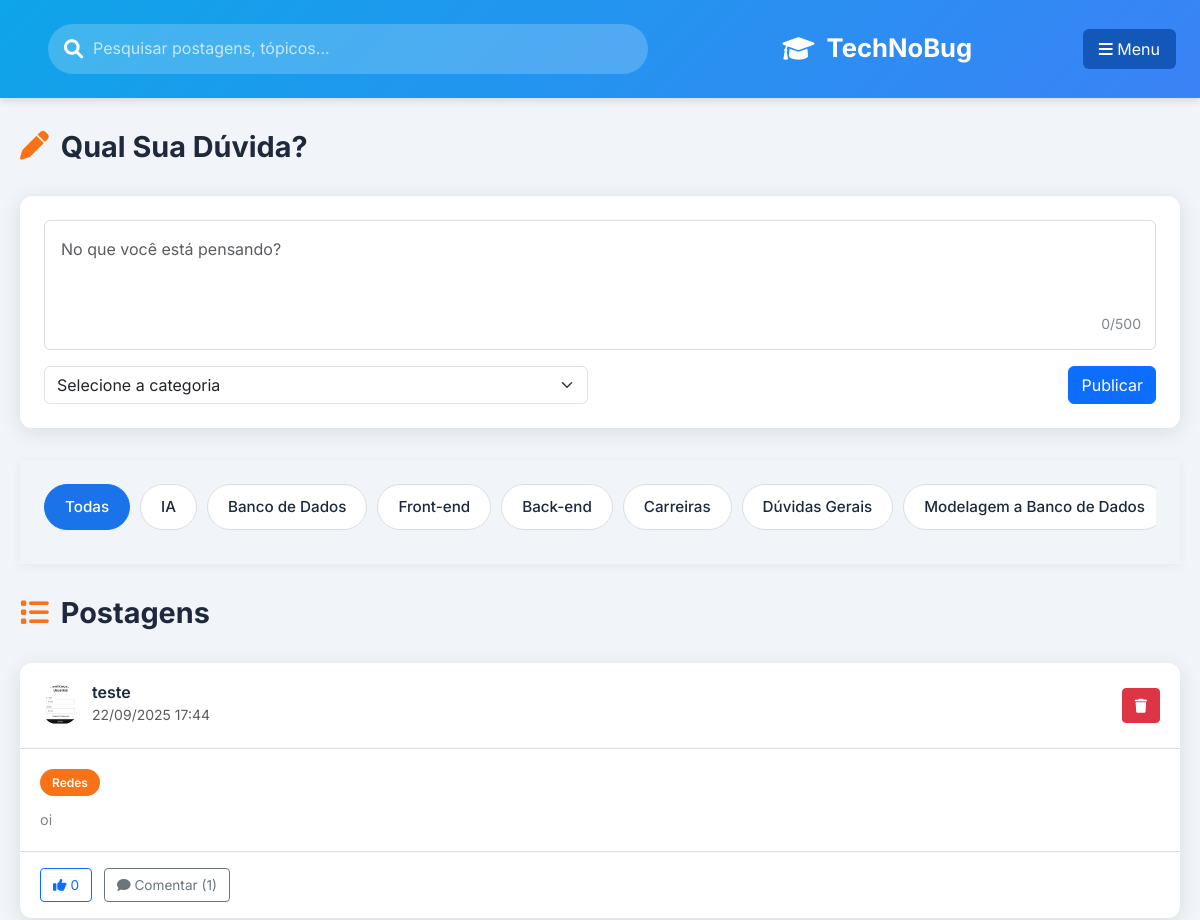
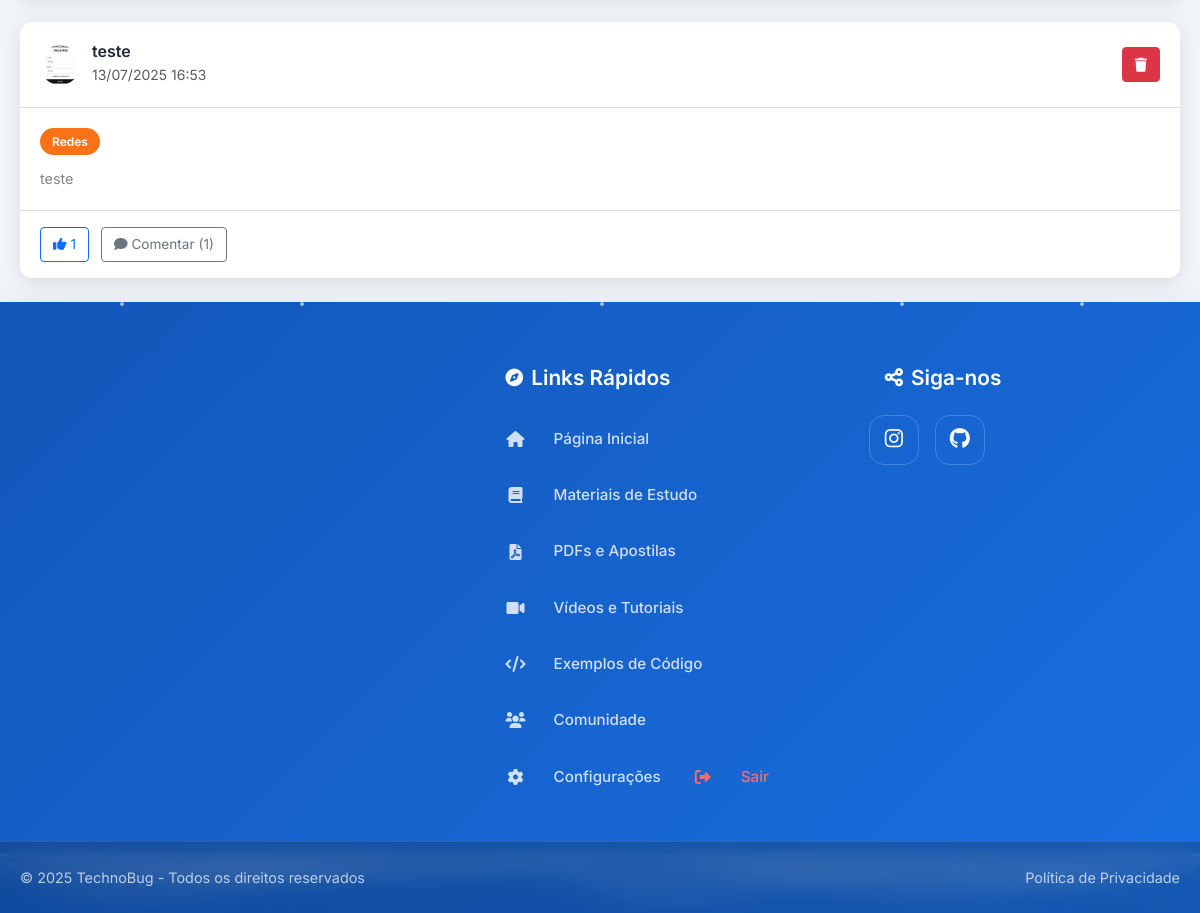
The page /comunidade (signed in) on the database its author committed (2 pictures, top to bottom).
### backend/models.py (models this page shows)
class Post(db.Model):
    __tablename__ = 'posts'
    id = db.Column(db.Integer, primary_key=True)
    content = db.Column(db.Text, nullable=False)
    user_id = db.Column(db.Integer, db.ForeignKey('users.id'), nullable=False)
    category = db.Column(db.String(50), nullable=False)
    created_at = db.Column(db.DateTime, default=lambda: datetime.now(pytz.UTC))
    comments = db.relationship('Comment', backref='post', lazy=True)
    likes = db.relationship('Like', backref='post', lazy=True)

class User(db.Model):
    __tablename__ = 'users'
    id = db.Column(db.Integer, primary_key=True)
    username = db.Column(db.String(80), unique=True, nullable=False)
    email = db.Column(db.String(120), unique=True, nullable=False)
    password = db.Column(db.String(256))
    profile_pic = db.Column(db.String(120), default='default.png')
    is_admin = db.Column(db.Boolean, default=False)
    is_moderator = db.Column(db.Boolean, default=False)
    created_at = db.Column(db.DateTime, default=lambda: datetime.now(pytz.UTC))
    visited_pages = db.Column(db.Text, default='')
    last_activity = db.Column(db.DateTime, default=lambda: datetime.now(pytz.UTC))
    posts = db.relationship('Post', backref='author', lazy=True)
    comments = db.relationship('Comment', backref='author', lazy=True)
    likes = db.relationship('Like', backref='user', lazy=True)

### app.py (the view)
@app.route('/comunidade', methods=['GET'])
@track_page_visit('comunidade')
def comunidade():
    user_id = session.get('user_id')
    if not user_id:
        flash('Por favor, faça login para acessar esta página.', 'error')
        return redirect(url_for('registroelogin'))
    user = db.session.get(User, user_id)
    if not user:
        session.clear()
        flash('Sua sessão expirou ou o usuário não existe mais.', 'error')
        return redirect(url_for('registroelogin'))
    posts = Post.query.options(
        db.joinedload(Post.comments).joinedload(Comment.author),
        db.joinedload(Post.comments).joinedload(Comment.replies).joinedload(Comment.author),
        db.joinedload(Post.author),
        db.joinedload(Post.likes)
    ).order_by(Post.created_at.desc()).all()
    return render_template('comunidade.html', user=user, posts=posts)

### app.py (called while the page is built)
@app.template_filter('format_brt')
def format_brt(datetime_obj, format_str='%d/%m/%Y %H:%M'):
    if datetime_obj:
        brt = pytz.timezone('America/Sao_Paulo')
        brt_datetime = datetime_obj.replace(tzinfo=pytz.UTC).astimezone(brt)
        return brt_datetime.strftime(format_str)
    return ''

def track_page_visit(page_name):
    def decorator(f):
        @wraps(f)
        def decorated_function(*args, **kwargs):
            result = f(*args, **kwargs)
            if 'user_id' in session:
                ProgressTracker.track_page_visit(session['user_id'], page_name)
            return result
        return decorated_function
    return decorator

### backend/progress_tracker.py (called while the page is built)
    @staticmethod
    def track_page_visit(user_id, page_name):
        if not user_id or page_name not in ProgressTracker.PAGES:
            return
        user = db.session.get(User, user_id)
        if not user:
            return
        try:
            visited_pages = json.loads(user.visited_pages) if user.visited_pages else {}
        except (json.JSONDecodeError, TypeError):
            visited_pages = {}
        visited_pages[page_name] = datetime.now().isoformat()
        user.visited_pages = json.dumps(visited_pages)
        user.last_activity = datetime.utcnow()
        try:
            db.session.commit()
        except Exception as e:
            db.session.rollback()
            print(f"Erro ao rastrear visita da página: {str(e)}")

### templates/comunidade.html (shortened to what this page needs)
<!DOCTYPE html>
<html lang="pt-BR">
<head>
    <link rel="stylesheet" href="https://cdnjs.cloudflare.com/ajax/libs/font-awesome/6.4.0/css/all.min.css">
    <link href="https://cdn.jsdelivr.net/npm/bootstrap@5.3.0/dist/css/bootstrap.min.css" rel="stylesheet">
    <link rel="stylesheet" href="{{ url_for('static', filename='css/telainicial.css') }}">
    <link rel="stylesheet" href="{{ url_for('static', filename='css/footer.css') }}">
</head>
<body>
    <header class="app-header">
        <div class="header-content">
            <div class="search-bar">
                <i class="fas fa-search"></i>
                <input type="text" placeholder="Pesquisar postagens, tópicos...">
            </div>
            <div class="logo" onclick="window.location.href = '{{ url_for('telainicial') }}';" style="cursor: pointer;">
                <i class="fas fa-graduation-cap"></i>
                <span>TechNoBug</span>
            </div>
            <button class="btn menu-btn" type="button" data-bs-toggle="offcanvas" data-bs-target="#offcanvasMenu" aria-controls="offcanvasMenu">
                <i class="fas fa-bars"></i>
                <span>Menu</span>
            </button>
        </div>
    </header>
    <div class="container">
        <main class="main-content">
            <div class="section-header">
                <h2 class="section-title">
                    <i class="fas fa-pen"></i>
                    <span>Qual Sua Dúvida?</span>
                </h2>
            </div>
            <div class="post-creation-card">
                <form class="post-form" action="{{ url_for('create_post') }}" method="POST">
                    <div class="mb-3 position-relative">
                        <textarea class="form-control" name="post_content" rows="4" placeholder="No que você está pensando?" required></textarea>
                        <div class="char-counter">0/500</div>
                    </div>
                    <div class="row align-items-center">
                        <div class="col-md-6 mb-3 mb-md-0">
                            <select class="form-select" name="category" required>
                                <option value="" disabled selected>Selecione a categoria</option>
                            </select>
                        </div>
                        <div class="col-md-6 text-md-end">
                            <button type="submit" class="btn btn-primary">Publicar</button>
                        </div>
                    </div>
                </form>
            </div>
            <nav class="category-nav">
                <div class="categories-wrapper">
                    <div class="categories">
                        <span class="category active" data-category="Todas">Todas</span>
                        <span class="category" data-category="IA">IA</span>
                        <span class="category" data-category="Banco de Dados">Banco de Dados</span>
                        <span class="category" data-category="Front-end">Front-end</span>
                        <span class="category" data-category="Back-end">Back-end</span>
                        <span class="category" data-category="Carreiras">Carreiras</span>
                        <span class="category" data-category="Dúvidas Gerais">Dúvidas Gerais</span>
                        <span class="category" data-category="Modelagem a Banco de Dados">Modelagem a Banco de Dados</span>
                    </div>
                </div>
            </nav>
            <div class="section-header">
                <h2 class="section-title">
                    <i class="fas fa-list"></i>
                    <span>Postagens</span>
                </h2>
            </div>
            <div class="post-list">
                {% if posts %}
                    {% for post in posts %}
                        <div class="post-card" data-post-id="{{ post.id }}" data-category="{{ post.category }}">
                            <div class="post-header">
                                <div class="user-info">
                                    <div class="profile-pic-preview">
                                        {% if post.author.profile_pic and post.author.profile_pic != 'default.png' %}
                                            <img class="profile-pic-img rounded-circle" src="{{ url_for('static', filename='Uploads/' + post.author.profile_pic) }}" alt="Foto de perfil" style="width:40px;height:40px;object-fit:cover;" />
                                        {% else %}
                                            <div class="profile-pic-avatar bg-primary text-white rounded-circle d-flex justify-content-center align-items-center" style="width:40px;height:40px;font-size:1.5em;">
                                                {{ post.author.username[0]|upper }}
                                            </div>
                                        {% endif %}
                                    </div>
                                    <div>
                                        <h5 class="username">{{ post.author.username }}</h5>
                                        <small class="text-muted">{{ post.created_at|format_brt }}</small>
                                    </div>
                                </div>
                                {% if post.user_id == user.id %}
                                    <div class="post-actions">
                                        <button class="btn btn-sm btn-danger delete-post" data-post-id="{{ post.id }}">
                                            <i class="fas fa-trash"></i>
                                        </button>
                                    </div>
                                {% endif %}
                            </div>
                            <div class="post-content">
                                <div class="post-category-tag">{{ post.category }}</div>
                                <p>{{ post.content }}</p>
                            </div>
                            <div class="post-footer">
                                <button class="btn btn-sm btn-outline-primary like-btn" data-post-id="{{ post.id }}">
                                    <i class="fas fa-thumbs-up"></i> <span class="like-count">{{ post.likes|length }}</span>
                                </button>
                                <a href="{{ url_for('post_comments', post_id=post.id) }}" class="btn btn-sm btn-outline-secondary comment-btn">
                                    <i class="fas fa-comment"></i> Comentar ({{ post.comments|length }})
                                </a>
                            </div>
                        </div>
                    {% endfor %}
                {% endif %}
            </div>
        </main>
    </div>
    {% include 'footer.html' %}
</body>
</html>

### static/css/footer.css (style rules this page uses)
:root { --primary: #1a73e8; --primary-light: #4a91ff; --primary-dark: #1357b9; --primary-transparent: rgba(26, 115, 232, 0.1); --secondary: #202124; --secondary-light: #3c4043; --secondary-dark: #141517; --accent: #ff4444; --light: #ffffff; --light-gray: #f1f3f4; --medium-gray: #dadce0; --dark-gray: #80868b; --dark: #202124; --font-primary: 'Inter', system-ui, -apple-system, sans-serif; --gradient-primary: linear-gradient(135deg, #667eea 0%, #764ba2 100%); --gradient-secondary: linear-gradient(135deg, #f093fb 0%, #f5576c 100%); --gradient-tertiary: linear-gradient(135deg, #4facfe 0%, #00f2fe 100%); --shadow-soft: 0 10px 30px rgba(0, 0, 0, 0.1); --shadow-medium: 0 15px 35px rgba(0, 0, 0, 0.15); --shadow-strong: 0 20px 40px rgba(0, 0, 0, 0.2); }
.profile-pic-preview { width: 40px; height: 40px; display: flex; align-items: center; justify-content: center; overflow: hidden; }
.profile-pic-img { width: 100%; height: 100%; object-fit: cover; border-radius: 50%; }
* { margin: 0; padding: 0; box-sizing: border-box; }
body { font-family: var(--font-primary); line-height: 1.6; }
.container { max-width: 1200px; margin: 0 auto; padding: 0 20px; }

### templates/comunidade.html (style rules this page uses)
.profile-pic-img { display: block; object-fit: cover; }

### rows shown on the page
Post: profile_pic (picture), author.username "teste", created_at "22/09/2025 17:44", category "Redes", content "oi", likes|length "0", comments|length "1"
Post: profile_pic (picture), author.username "teste", created_at "13/07/2025 16:53", category "Redes", content "teste", likes|length "1", comments|length "1"
